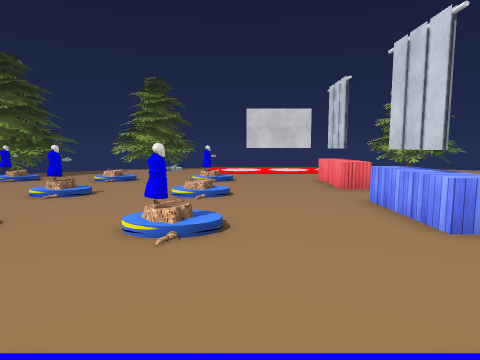
view 1 (above)

20 first-person views from a walk through a 3-D level made in the Unity game engine. The camera is 1.4 m above the floor, tilts 6° down and sees 75° across. The floor is counted in squares, 1 m on a side. Each view is taken from the middle of a square. On the plan, view 1 faces up. The plan holds only what a view shows up to about 14 squares ahead; the rest is blank. The place goes on beyond the plan. The player character is not drawn. Some surface patterns are stand-ins.

view 2
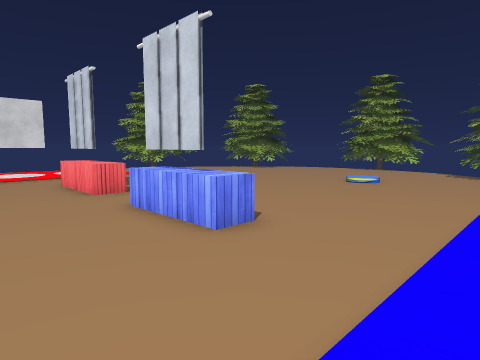

view 3
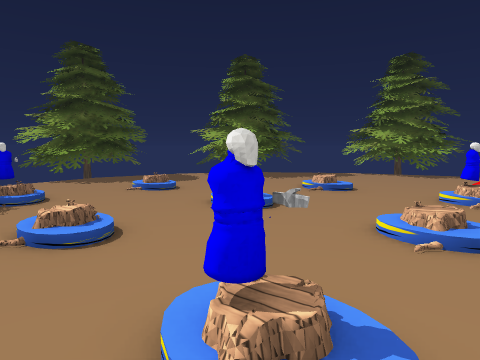

view 4
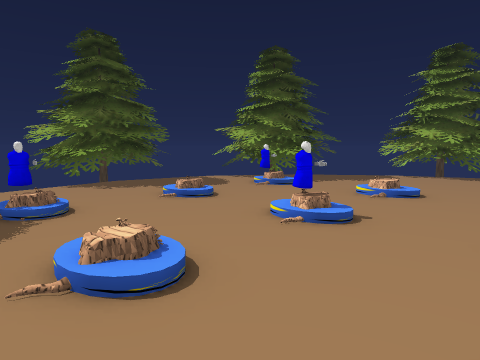

view 5
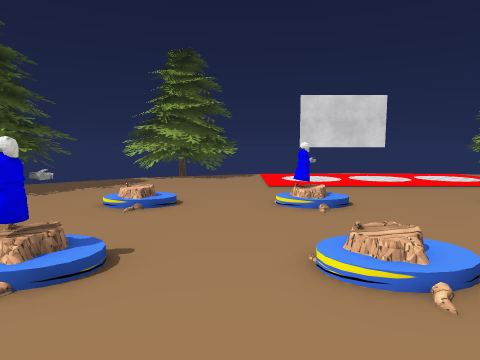

view 6
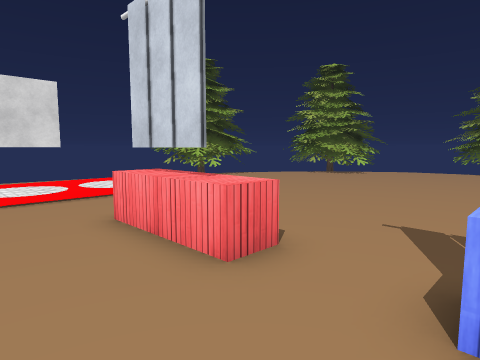

view 7
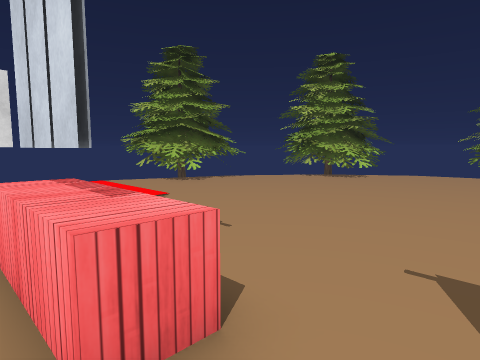

view 8
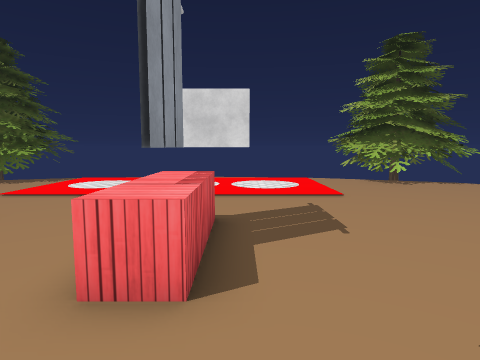

view 9
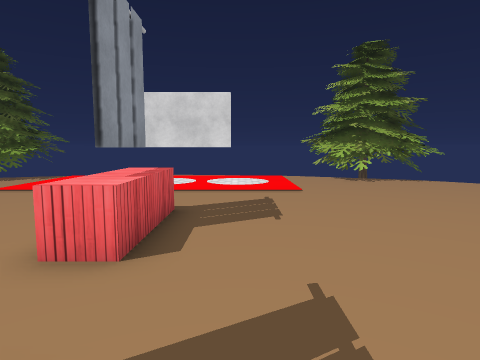

view 10
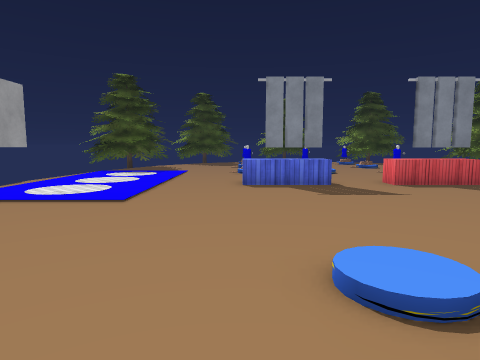

view 11
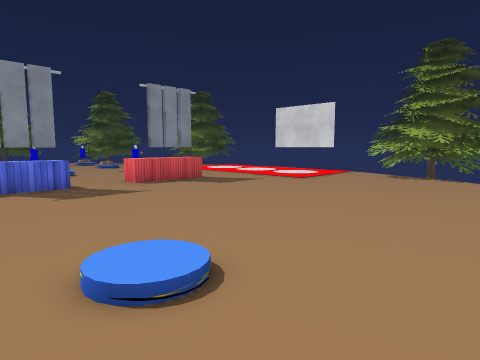

view 12
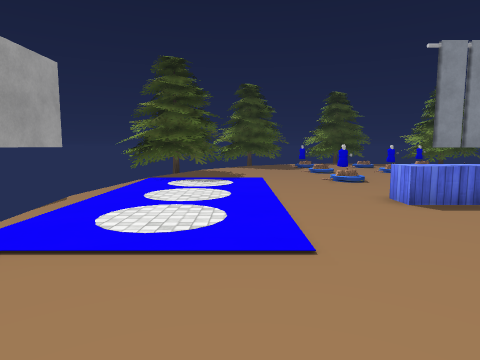

view 13
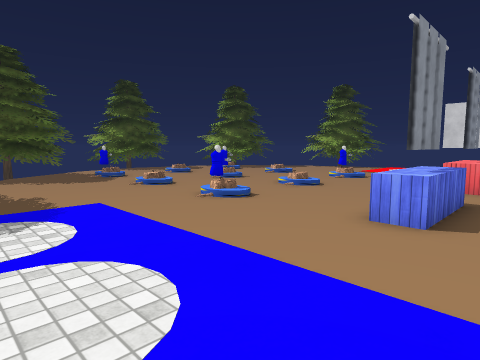

view 14
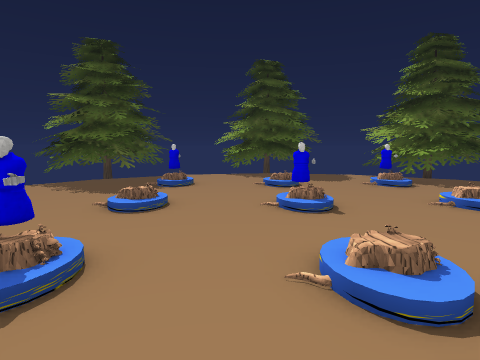

view 15
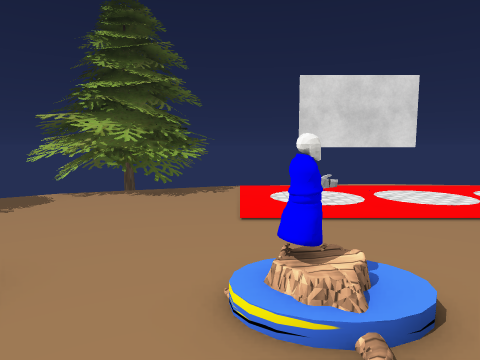

view 16
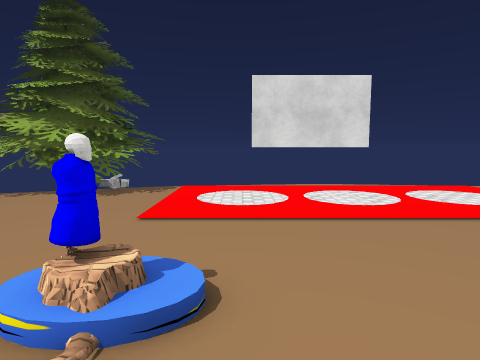

view 17
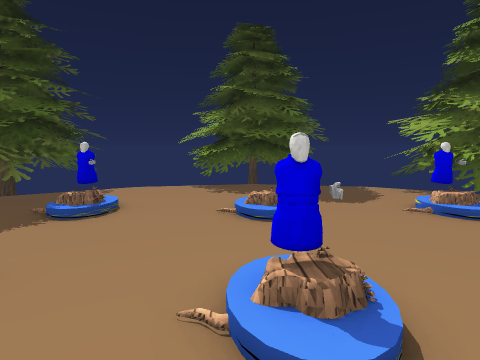

view 18
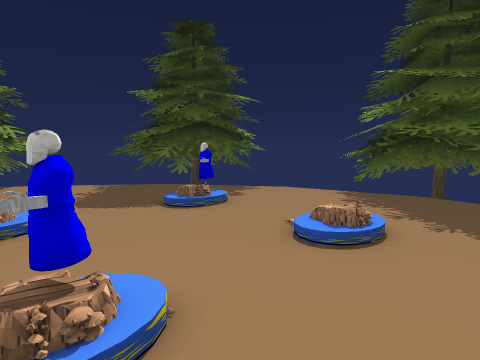

view 19
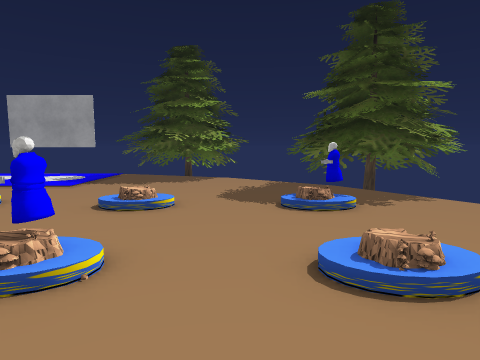

view 20
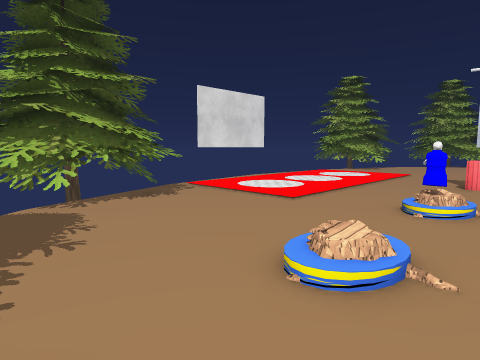

### Floor plan
Key: @ floor where view 1 was taken; # wall or solid block; . main floor; : floor 0.25 m higher than the main floor; / step, stairs or slope; ^ raised ledge; S stump; O other object.
Columns run from 15 left of view 1 to 18 right of it. Each row starts with its distance up from view 1.
 22            # ..........
 21           ###..........  #
 20          ###^.. .. .. .. ###
 19            .... .. .. ....
 18        ^.. ................^..
 17      # .......................
 16     ## ......................  #
 15    ###^.......................^#
 14    ##S^../:..OO....O.............
 13     ^O...//..//....O..............
 12     ...............O..............
 11    ^...............O..............
 10  # ..//..O/..//..................
  9  # ..//..//..//.................
  8 ##^................O............
  7 # ^................O........:...
  6  ^^..O...//...O....O......../..
  5     .O...//..OO....O............
  4   ####........................^
  3     ##^.......................
  2     ## ......................
  1     ##...  ...............^.
  0     # ^ ###  ^.@.. .. ..^
 -1         #  ## . .. .....^
 -2               ..........
 -3               .........

Positions as (right, up) in squares from view 1, and headings:
1: (0, 0), facing up
2: (0, 1), facing up-right
3: (0, 4), facing up-left
4: (-2, 4), facing up-left
5: (-3, 6), facing up
6: (1, 8), facing up-right
7: (3, 9), facing up-right
8: (5, 8), facing up
9: (6, 7), facing up
10: (16, 5), facing left
11: (16, 5), facing up-left
12: (12, 1), facing left
13: (6, -1), facing up-left
14: (2, 8), facing left
15: (-2, 11), facing up
16: (0, 11), facing up
17: (-3, 9), facing left
18: (-5, 12), facing down-left
19: (-8, 13), facing down
20: (-9, 12), facing up-right
